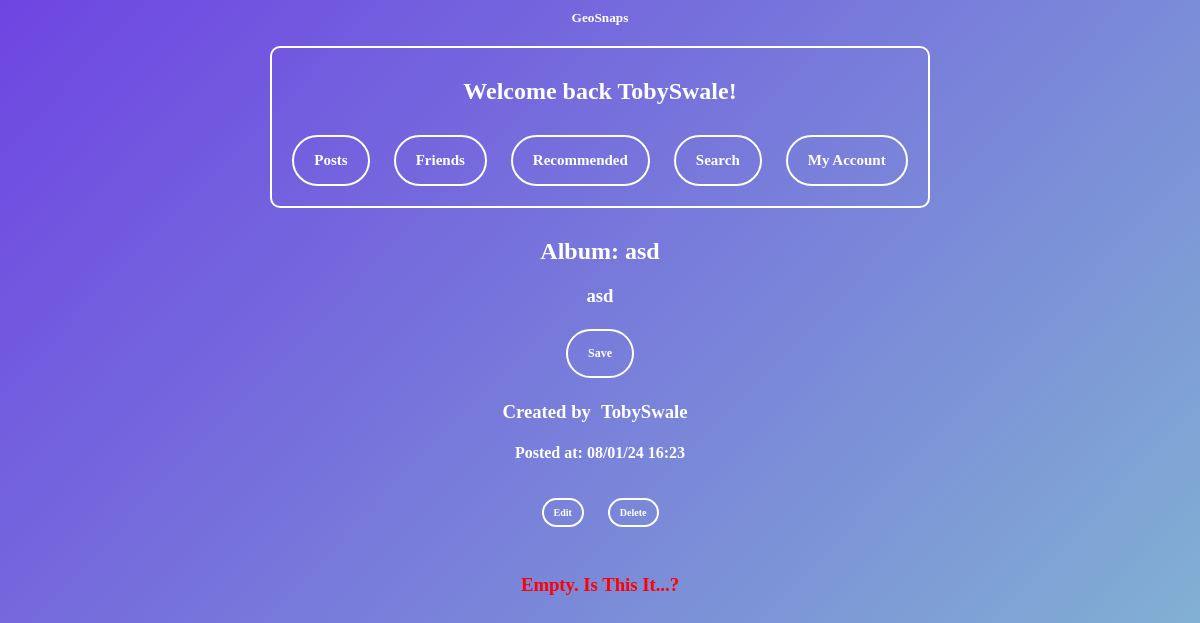
Page /viewalbum?id=1477 (signed in) on the earlier database version.
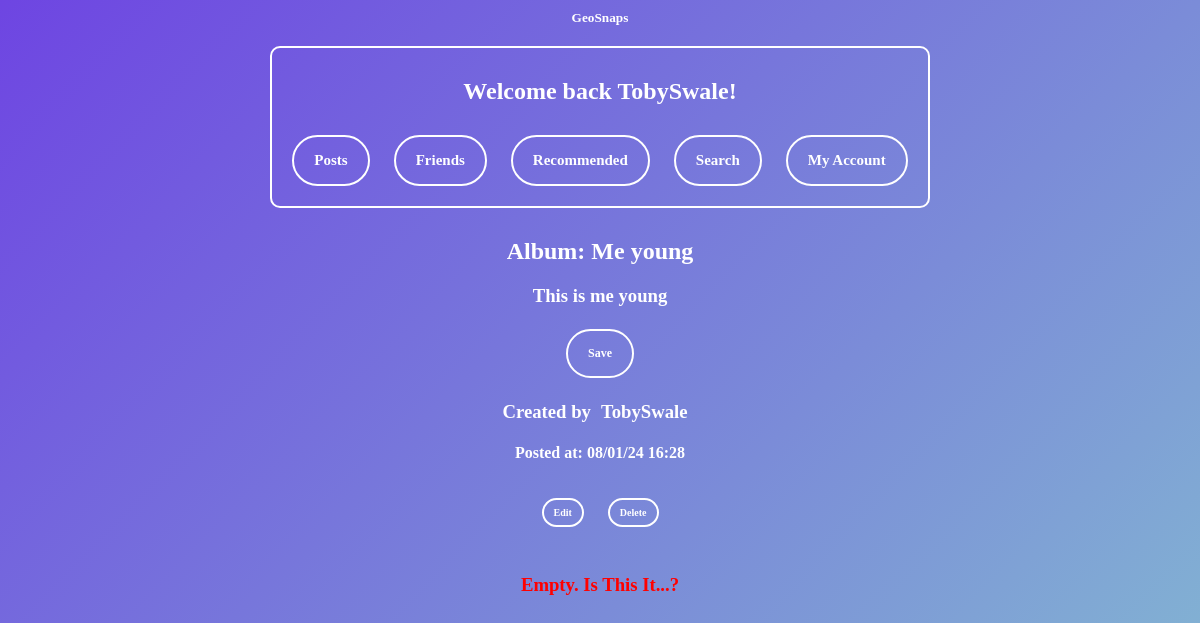
Same page on the later database version.
### tables this page shows
CREATE TABLE "Posts" (
	"text"	TEXT,
	"timeposted"	TEXT,
	"user"	TEXT NOT NULL,
	"id"	INTEGER NOT NULL UNIQUE,
	"filename"	TEXT,
	"descr"	TEXT,
	"likes"	INTEGER DEFAULT 0,
	"dislikes"	INTEGER DEFAULT 0,
	"privacy"	TEXT,
	"lng"	TEXT,
	"lat"	TEXT,
	"album"	TEXT,
	"country"	TEXT,
	"city"	TEXT,
	PRIMARY KEY("id" AUTOINCREMENT)
);

### main.py (the view, shortened to what this page needs)
@web_site.route('/viewalbum', methods=['GET', 'POST'])
def viewalbum():
    listofpostids = []
    sorteddatetime = {}
    username = session["username"]
    albumid = request.args.get('id')
    con = sqlite3.connect('database.db')
    con.row_factory = sqlite3.Row
    sql = "SELECT privacy,user FROM Posts WHERE id = ?"
    cursor = con.cursor()
    cursor.execute(sql, (albumid,))
    postinfo = cursor.fetchall()
    if not postinfo:
        return render_template('404.html')
    getprivacy = postinfo[0]['privacy']
    getuser = postinfo[0]['user']
    sql = "SELECT status FROM friendrequests WHERE usersend = ? AND userreceive = ? "
    cursor = con.cursor()
    cursor.execute(sql, (username, getuser,))
    getstatus = cursor.fetchone()
    if getstatus is None:
        getstatus = "0"
    getstatus = getstatus[0]
    if getprivacy == "private" and getstatus != 2 and getuser != username:
        return redirect(url_for('viewaccount', id=getuser))
    con.row_factory = sqlite3.Row
    cursor = con.cursor()
    sql = "SELECT postid FROM albums WHERE albumid = ?"
    cursor.execute(sql, (albumid,))
    for row in cursor.fetchall():
        listofpostids.append(row[0])
    datetimedict = {}
    unformatposts = []
    sortedpostids = []
    for i in sorteddatetime:
        sortedpostids.append(i[0])  # once the dictinary is sorted in seconds ago then remove the seconds so just a list of postids in chronological order
    sortedpostids += unformatposts
    lnglatpoints = []
    filenames = []
    con.row_factory = sqlite3.Row
    cursor = con.cursor()
    postinfo = []
    cursor = con.cursor()
    con.row_factory = sqlite3.Row
    sql = "Select * FROM Posts WHERE id = ?"
    cursor = con.cursor()
    cursor.execute(sql, (albumid,))
    rows2 = cursor.fetchall() # rows 2 is for album info
    con = sqlite3.connect('database.db')
    sql = "SELECT savedpostid FROM savedposts WHERE savedpostid = ? and username = ?"
    cursor = con.cursor()
    cursor.execute(sql, (albumid, username))
    getsavedid = cursor.fetchone()
    if getsavedid is not None:
        checksaved = True
    else:
        checksaved = False
    imagesize = []
    return render_template("viewalbum.html", rows=postinfo, rows2=rows2,username=username, checksaved = checksaved, lnglatpoints = lnglatpoints, filenames = filenames,imagesize =imagesize)

### templates/viewalbum.html (shortened to what this page needs)
{% extends 'base.html' %}
{% block content %}
{% for row2 in rows2 %}
  <div class="text-container">
    <h2>Album: {{row2['text']}} </h2>
    <h3>{{row2['descr']}}</h3>
  </div>
<form method="POST">
  {% if checksaved == False %}
    <p><input type="submit" value="Save" name="save"></p>
  {% else %}
    <p><input type="submit" value="Unsave" name="unsave"></p>
  {% endif %}
</form>
<div class="namelink">
  {% if row2["user"] != username %}
    <h3>Created by<a href="/viewaccount?id={{row2['user']}}">{{row2['user']}}</a></h3>
  {% else %}
    <h3>Created by<a href="/account">{{row2['user']}}</a></h3>
  {% endif %}
  </div>
  {% if row2["timeposted"][-5:] == "12:51" %}
        <h4>Posted at: {{row2["timeposted"]}} ;)</h4><br><br>
  {% else %}
        <h4>Posted at: {{row2["timeposted"]}}</h4><br><br>
  {% endif %}
  {% if row2["user"] == username %}
    <a href="/editalbum?id={{row2['id']}}" class="linkbuttonsmall">Edit</a>
    <a href="/deletealbum?id={{row2['id']}}" class="linkbuttonsmall">Delete</a>
    <br>
    <br>
  {% endif %}
  {% if not rows %}
    <h3 style="color: red;">Empty. Is This It...?</h3>
  {% endif %}
<body>
  <div id="map" style="height: 600px;" class="map-container-big"></div>
</body>
<br>
{% endfor %}
{% endblock %}

### templates/base.html (shortened to what this page needs)
<html>
<head>
<link href="/static/style.css" rel="stylesheet">
</head>
<body>
<a href='/GeoSnaps' style="display: block; text-decoration: none; color: white; pointer-events: none;">
  <h5 style="margin: 0px;">
    <span style="pointer-events: auto;">GeoSnaps</span>
  </h5>
</a>
<div class="buttonbox">
  {% if session["username"] %}
    <h2>Welcome back {{ session["username"] }}!</h2>
    <a href ='/allposts' class="linkbutton">Posts</a>
    <a href ='/friends' class="linkbutton">Friends</a>
    <a href ='/recommended' class="linkbutton">Recommended</a>
    <a href ='/search' class="linkbutton">Search</a>
    <a href ='/account' class="linkbutton">My Account</a>
  {% else %}
    <h2>You are not logged in</h2>
    <a href ='/Index' class="linkbutton">Register</a>
    <a href ='/login' class="linkbutton">Login</a>
  {% endif %}
</div>
  {% block content %}{% endblock %}
</body>
</html>

### static/style.css (style rules this page uses)
body { background: linear-gradient(to bottom right, #6e45e2, #88d3ce); text-align: center; }
h2 { color:white; font-family:Verdana; }
h3 { color:white; font-family:Verdana; }
h4 { color:white; font-family:Verdana; margin-bottom: -10; }
h5 { color:white; font-family:Verdana; }
a { font-weight:bold; text-decoration:none; margin:10px; }
input[type=button], input[type=submit] { background-color: transparent; border: 2px solid white; font-family: "Verdana"; font-weight: 700; font-size: 12px; border-radius: 30px; color: white; padding: 15px 20px; text-decoration: none; margin: 4px 2px; cursor: pointer; align-items: center; justify-content: center; }
.linkbutton { display: inline-flex; align-items: center; justify-content: center; padding: 15px 20px; font-family: "Verdana"; font-weight: 700; font-size: 15px; text-decoration: none; color: #FFFFFF; border: 2px solid #FFFFFF; border-radius: 30px; }
.linkbuttonsmall { display: inline-flex; align-items: center; justify-content: center; padding: 7px 10px; font-family: "Verdana"; font-weight: 700; font-size: 10px; text-decoration: none; color: #FFFFFF; border: 2px solid #FFFFFF; border-radius: 15px; }
.buttonbox { border: 2px solid white; border-radius: 10px; padding: 10px; margin: 10px; display: inline-block; }
.text-container { margin: 0 auto; text-align: center; width: 50%; max-width: 600px; overflow-wrap: anywhere; }
.map-container-big { width: 80%; height: 500px; margin-top: 10px; border-radius: 10px; overflow: hidden; margin: auto; }

### templates/viewalbum.html (style rules this page uses)
.namelink a { text-decoration: none; color: white; font-family:Verdana; }

Differences in the rows shown:
changed Posts "TobySwale": text "asd" → "Me young"; descr "asd" → "This is me young"; timeposted "08/01/24 16:23" → "08/01/24 16:28"
